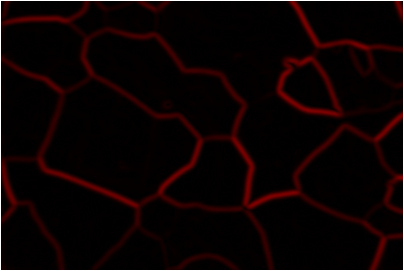
#> input picture arquivos/relatorio/alumgrnsBordas.bmp, 404 x 271 px, given in place of dalton.bmp, which was not available
$ python ContrasteImagem.py
#> lines starting #> are read from the running program, lines starting #| are printed output that depends on the picture; pictures that were not available may be replaced by others from this repository, and a replacement may not be noted
# [27 lines of commented-out code are left out]

from PIL import Image

## processando vermelho
def normalizarVermelho(intensidade):
    iI = intensidade
    minI = 86
    maxI = 230

    minO = 0
    maxO = 255

    iO = (iI-minI)*(((maxO-minO)/(maxI-minI))+minO)
    return iO

## processando verde
def normalizarVerde(intensidade):
    iI = intensidade
    minI = 0
    maxI = 225

    minO = 0
    maxO = 255

    iO = (iI-minI)*(((maxO-minO)/(maxI-minI))+minO)
    return iO

## processando azul
def normalizarAzul(intensidade):
    iI = intensidade
    minI = 200
    maxI = 210

    minO = 0
    maxO = 255

    iO = (iI-minI)*(((maxO-minO)/(maxI-minI))+minO)
    return iO

imgPath='arquivos/dalton.bmp'
img = Image.open(imgPath)
#> img is the input picture: PIL image 404x271 RGB; mean R, G, B 13.8, 3.1, 3.1

## separar as bandas de vermelho, verde e azul
bandasRGB = img.split()

## aplicar stretching em cada banda
bandaR = bandasRGB[0].point(normalizarVermelho)
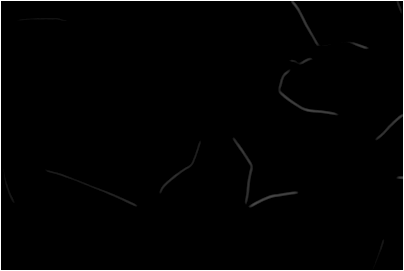
#> bandaR: PIL image 404x271 L; min 0, max 255, mean 3.7
bandaG = bandasRGB[0].point(normalizarVerde)
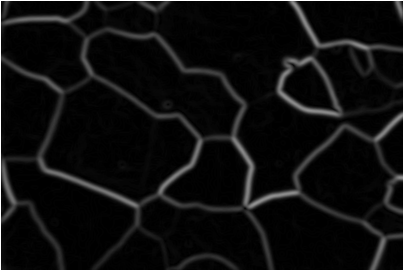
#> bandaG: PIL image 404x271 L; min 0, max 255, mean 15.1
bandaB = bandasRGB[0].point(normalizarAzul)
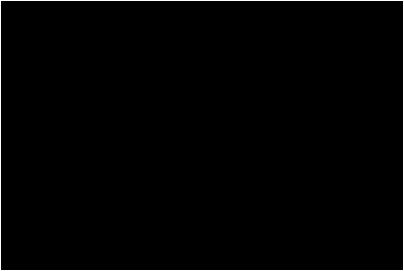
#> bandaB: PIL image 404x271 L; 1.2% white in thin lines or dots

## gerar imagem final
imagemNormalizada = Image.merge("RGB", (bandaR, bandaG, bandaB))
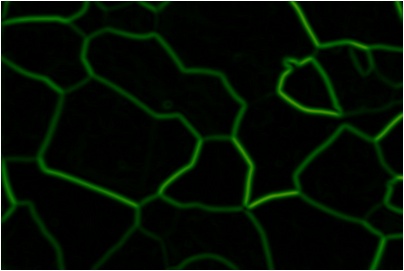
#> imagemNormalizada: PIL image 404x271 RGB; mean R, G, B 3.7, 15.1, 3.1

## mostrar imagem original
img.show()

## mostrar imagem normalizada
imagemNormalizada.show()

## https://pythontic.com/image-processing/pillow/contrast%20stretching
